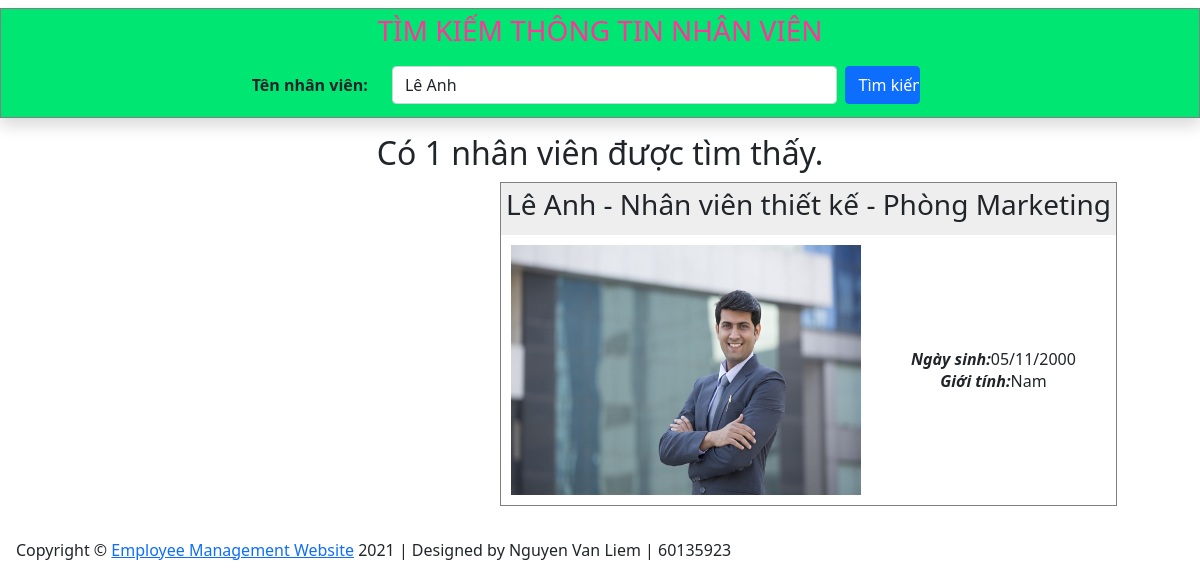
Screenshot of /BaiTapNangCao/timkiem_nv.php?tennv=Lê Anh with the database file from the repository.
### tables this page shows
CREATE TABLE `nhanvien` (
  `maNV` varchar(5) NOT NULL,
  `hoTen` varchar(30) NOT NULL,
  `ngaySinh` varchar(15) NOT NULL,
  `gioiTinh` bit(10) NOT NULL,
  `diaChi` varchar(50) NOT NULL,
  `anh` varchar(50) NOT NULL,
  `maLoaiNV` varchar(5) NOT NULL,
  `maPhong` varchar(5) NOT NULL
);

CREATE TABLE `loainv` (
  `maLoaiNV` varchar(5) NOT NULL,
  `tenLoaiNV` varchar(30) NOT NULL
);

CREATE TABLE `phongban` (
  `maPhong` varchar(5) NOT NULL,
  `tenPhong` varchar(30) NOT NULL
);

### BaiTapNangCao/timkiem_nv.php (the view, shortened to what this page needs)
<!DOCTYPE HTML PUBLIC "-//W3C//DTD HTML 4.01 Frameset//EN">
<html>
<head>
    <link href="https://cdn.jsdelivr.net/npm/bootstrap@5.1.1/dist/css/bootstrap.min.css" rel="stylesheet">
</head>
<body>
    <form action="" method="get">
        <table bgcolor="#00e673" align="center" class="my-2 rounded shadow" width="100%" border="1" cellpadding="5" cellspacing="5" style="border-collapse: collapse;padding:10x;height:100px;">
            <tr>
                <td align="center">
                    <font color="#ff3399">
                        <h3>TÌM KIẾM THÔNG TIN NHÂN VIÊN</h3>
                    </font>
                </td>
            </tr>
            <tr>
                <td align="center">
                    <div class="row w-75 mb-2" style="margin-left: 150px;font-weight:bold;">
                        <label class="col-2 mt-2">Tên nhân viên: </label>
                        <input type="text" class="form-control w-50 col-9 mx-2" name="tennv" size="30" value="<?php if (isset($_GET['tennv'])) echo $_GET['tennv']; ?>">
                        <input type="submit" name="tim" value="Tìm kiếm" class="btn btn-primary col-1">
                    </div>
                </td>
            </tr>
        </table>
    </form>
    <?php
    if ($_SERVER['REQUEST_METHOD'] == 'GET') {
        if (empty($_GET['tennv'])) echo "<p align='center'>Vui lòng nhập tên nhân viên cần tìm</p>";
        else {
            $tennv = $_GET['tennv'];
            require('connect.php');
            $query = "Select nhanvien.*, tenLoaiNV, tenPhong
		      from nhanvien, loainv, phongban
		      WHERE nhanvien.maLoaiNV = loainv.maLoaiNV and nhanvien.maPhong = phongban.maPhong
					AND hoTen like '%$tennv%'";
            $result = mysqli_query($dbc, $query);
            if (mysqli_num_rows($result) <> 0) {
                $rows = mysqli_num_rows($result);
                echo "<div align='center'><h2>Có $rows nhân viên được tìm thấy.</h2></div>";
                while ($row = mysqli_fetch_array($result, MYSQLI_ASSOC)) {
                    $gioiTinh = ($row['gioiTinh']==1) ? "Nam" : "Nữ";
                    echo '<table border="1" cellpadding="5" cellspacing="5" style="border-collapse:collapse; text-align: center; margin:10px; margin-left:500px; margin-bottom:15px;">
					<tr bgcolor="#eeeeee"><td colspan="2" align="center"><h3>' .
                        $row['hoTen'] . ' - ' . $row['tenLoaiNV'] . ' - ' . $row['tenPhong'] . '</h3></td></tr>';
                    echo '<tr><td width="200" align="center"><img src="Images/' . $row['anh'] . '" style="width: 350px; height:250px; margin:5px"/></td>';
                    echo '<td><i><b>Ngày sinh:</i></b>' . $row['ngaySinh'] . '<br />';
                    echo '<i><b>Giới tính:</b></i>' . $gioiTinh . '<br />';
                    echo '</td></tr></table>';
                }
            } else echo "<div style='text-align:center;'><h2>Không tìm thấy nhân viên này.</h2></div>";
        }
    }
    ?>
</body>
</html>

### rows the page displays
nhanvien: hoTen "Lê Anh", maLoaiNV.tenLoaiNV "Nhân viên thiết kế", maPhong.tenPhong "Phòng Marketing", anh (picture), ngaySinh "05/11/2000", gioiTinh "Nam"

### other values shown
$rows "1"
